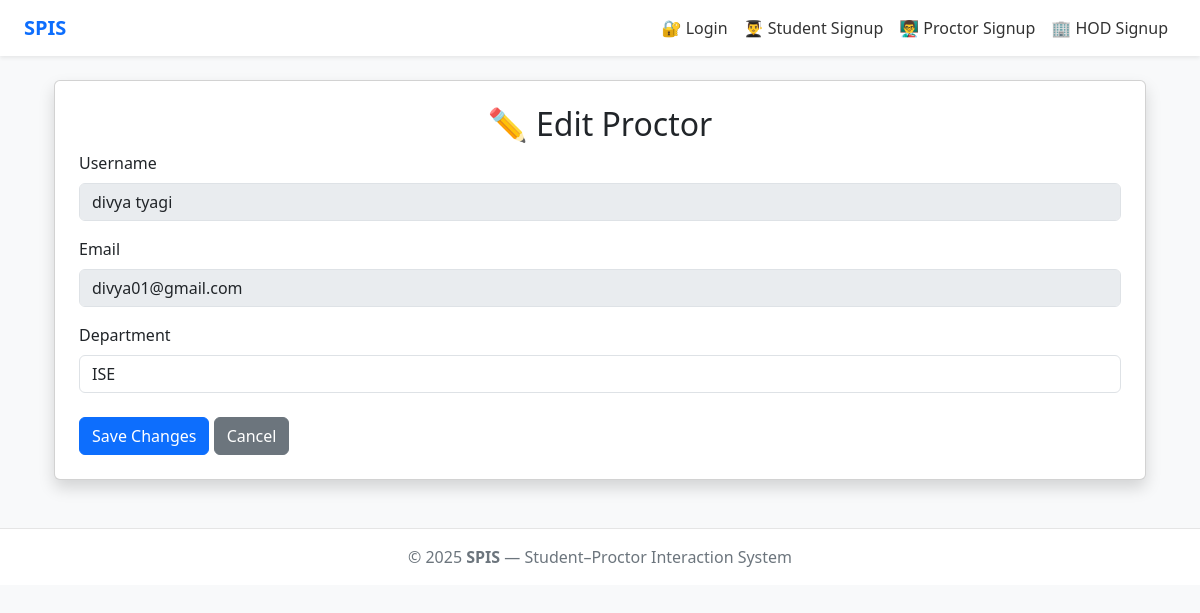
Page /proctor/2/edit/ on the committed database.
### core/models.py (models this page shows, shortened)
class ProctorProfile(models.Model):
    user = models.OneToOneField(User, on_delete=models.CASCADE)
    department = models.CharField(max_length=100, blank=True, null=True)

### core/views.py (the view)
# urls.py: path('proctor/<int:id>/edit/', views.edit_proctor, name='edit_proctor'),
def edit_proctor(request, id):
    proctor = get_object_or_404(ProctorProfile, id=id)
    if request.method == "POST":
        proctor.department = request.POST.get("department")
        proctor.save()
        return redirect("manage_proctors")
    return render(request, "core/edit_proctor.html", {"proctor": proctor})

### core/templates/core/edit_proctor.html (shortened to what this page needs)
{% extends 'core/base.html' %}
{% block content %}
<div class="container mt-4">
  <div class="card shadow p-4">
    <h2 class="text-center">✏️ Edit Proctor</h2>
    <form method="POST">
      <label class="form-label">Username</label>
      <input type="text" class="form-control" value="{{ proctor.user.username }}" disabled>
      <label class="form-label mt-3">Email</label>
      <input type="email" class="form-control" value="{{ proctor.user.email }}" disabled>
      <label class="form-label mt-3">Department</label>
      <input type="text" name="department" class="form-control"
             value="{{ proctor.department }}">
      <button class="btn btn-primary mt-4">Save Changes</button>
      <a href="{% url 'manage_proctors' %}" class="btn btn-secondary mt-4">Cancel</a>
    </form>
  </div>
</div>
{% endblock %}

### core/templates/core/base.html (style rules this page uses)
body { background-color: #f8f9fa; font-family: 'Segoe UI', Tahoma, Geneva, Verdana, sans-serif; }

### rows in the picture
ProctorProfile: user.username "divya tyagi", user.email "divya01@gmail.com", department "ISE"

### other values in the picture
{{ year|default:2025 }} "2025"
